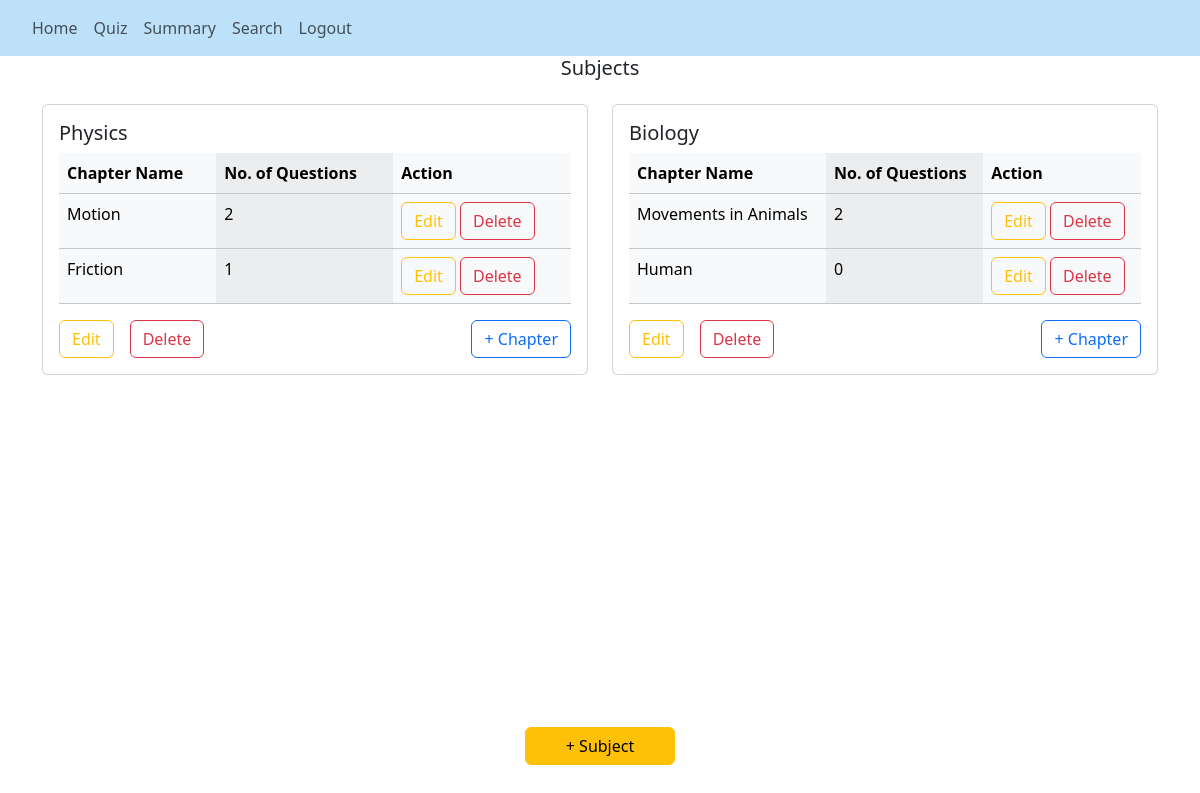
The app's page /admin (signed in) with its own data.
### backend/models.py (models this page shows)
class Subject(db.Model):
    __tablename__ = "subject"
    id = db.Column(db.Integer, primary_key=True)
    name = db.Column(db.String(100), nullable=False)
    desc = db.Column(db.String(200), nullable=False)
    chapters = db.relationship('Chapter', backref='subject', lazy=True)

class Chapter(db.Model):
    __tablename__ = "chapter"
    id = db.Column(db.Integer, primary_key=True)
    name = db.Column(db.String(100), nullable=False)
    desc = db.Column(db.String(200), nullable=False, default="No Description")
    subject_id = db.Column(db.Integer, db.ForeignKey('subject.id'), nullable=False)
    quizzes = db.relationship('Quiz', backref='chapter', lazy=True)

### backend/controllers.py (the view)
@app.route("/admin")
@login_required
def admin():
    subjects = Subject.query.order_by(Subject.id).all()
    chapters = Chapter.query.order_by(Chapter.id).all()
    for chapter in chapters:
        no_of_questions = sum(len(quiz.questions) for quiz in chapter.quizzes)
        setattr(chapter, 'no_of_questions', no_of_questions)
    return render_template("admin.html", user=current_user, subjects=subjects, chapters = chapters)

### app.py (called while the page is built)
def start():
    quiz_app = Flask(__name__)
    quiz_app.config["SQLALCHEMY_DATABASE_URI"]="sqlite:///quiz_db.sqlite3"
    quiz_app.config["SECRET_KEY"] = "this_is_a_secret_for_quiz_app"
    db.init_app(quiz_app)
    quiz_app.app_context().push()
    quiz_app.debug = True
    db.create_all()
    create_admin()
    login_manager = LoginManager()
    login_manager.login_view = 'login'
    login_manager.init_app(quiz_app)
    @login_manager.user_loader
    def load_user(id):
        return User.query.get(int(id))
    print("Quiz app is running... ")

### templates/admin.html (shortened to what this page needs)
{% extends "base.html" %}
{% block nav %}
<nav class="navbar navbar-expand-lg navbar-light">
  <div class="collapse navbar-collapse mx-4" id="navbarSupportedContent">
    <ul class="navbar-nav mr-auto">
      <li class="nav-item active">
        <a class="nav-link" href="/admin">Home</a>
      </li>
      <li class="nav-item">
        <a class="nav-link" href="/admin_quiz">Quiz</a>
      </li>
      <li class="nav-item">
        <a class="nav-link" href="/admin_summary">Summary</a>
      </li>
      <li class="nav-item">
        <a class="nav-link" href="/admin/search">Search</a>
      </li>
      <li class="nav-item">
        <a class="nav-link" href="/logout">Logout</a>
      </li>
    </ul>
  </div>
</nav>
{% endblock %}
{% block content %}
<div class="container mb-5">
  <div class="row">
    <h5 class="text-center">Subjects</h5>
    {% if subjects %}
    {% for subject in subjects %}
    <div class="col-lg-6">
      <div class="card mt-3">
        <div class="card-body table-responsive">
          <h5 class="card-title">{{ subject.name }}</h5>
          {% if subject.chapters %}
          <table class="table table-light table-striped-columns">
            <thead>
              <tr>
                <th>Chapter Name</th>
                <th>No. of Questions</th>
                <th>Action</th>
              </tr>
            </thead>
            <tbody>
            {% for chapter in subject.chapters %}
              <tr>
                <td>{{chapter.name}}</td>
                <td>
                  {{chapter.no_of_questions}}
                </td>
                <td>
                  <a href="/chapter/{{ chapter.id }}/edit" class="btn btn-outline-warning">Edit</a>
                  <a href="/chapter/{{ chapter.id }}/delete" class="btn btn-outline-danger">Delete</a>
                </td>
              </tr>
              {% endfor %}
            </tbody>
          </table>
          {% else %}
          <p class="card-text">No chapters found</p>
          {% endif %}
          <a href="/subject/{{ subject.id }}/edit" class="btn btn-outline-warning float-start me-3">Edit</a>
          <a href="/subject/{{ subject.id }}/delete" class="btn btn-outline-danger float-start">Delete</a>
          <a href="/new_chapter/{{ subject.id }}/" class="btn btn-outline-primary float-end">+ Chapter</a>
        </div>
      </div>
    </div>
    {% endfor %}
  </div>
  {% endif %}
</div>
<a href="/new_subject" class="btn btn-warning fixed-bottom-button">+ Subject</a>
{% endblock %}

### templates/admin.html (style rules this page uses)
nav { background-color: #bee1fa; }
.fixed-bottom-button { position: fixed; bottom: 35px; width:150px; left: 50%; transform: translateX(-50%); }

### records on screen
Subject: name "Physics"
Chapter: name "Motion", no_of_questions "2"
Chapter: name "Friction", no_of_questions "1"
Subject: name "Biology"
Chapter: name "Movements in Animals", no_of_questions "2"
Chapter: name "Human", no_of_questions "0"
